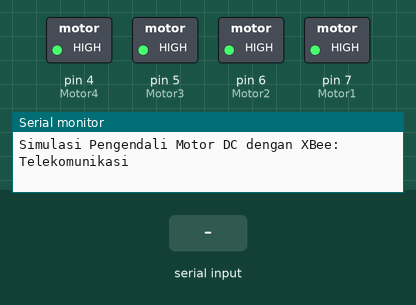
This sketch was run on a simulated Arduino Uno, built with avr-gcc and run on an emulated ATmega328P. On the bench: switched loads named in the sketch (green lamp = pin HIGH), the last lines printed to the serial monitor. The test bench sets the inputs (shaded band).

Above: at 1.2 s.
1.3 s: "1" received over Serial
At 2.5 s:
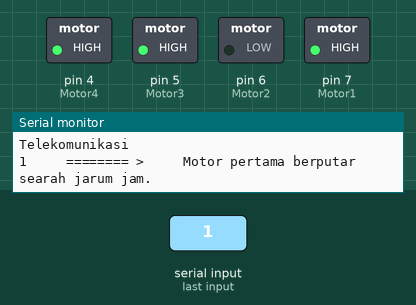
2.8 s: "2" received over Serial
At 4.0 s:
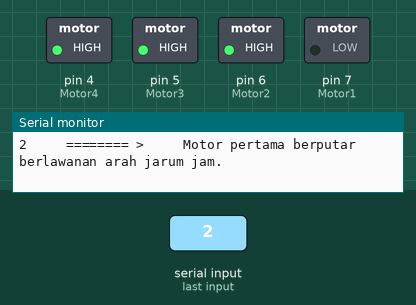
4.3 s: "3" received over Serial
At 4.8 s:
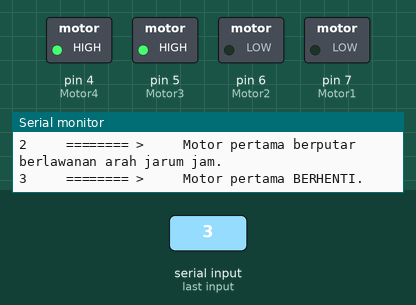
5.8 s: "4" received over Serial
At 7.0 s:
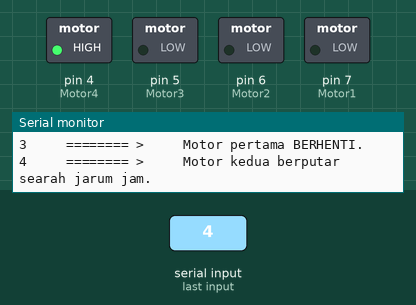
7.3 s: "5" received over Serial
At 8.5 s:
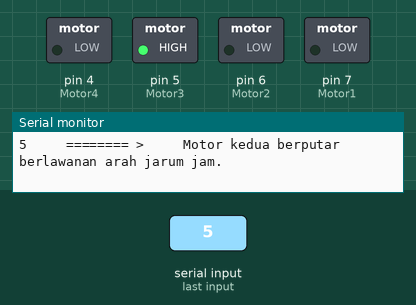
8.8 s: "6" received over Serial
At 9.4 s:
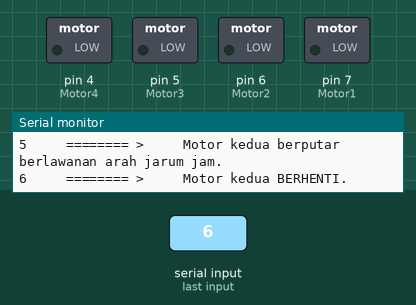
Timing chart, 0 to 11.3 s (numbered marks = the images above; inputs shaded):
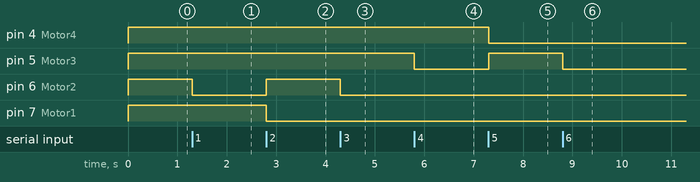

The sketch:

sketch_penerima.ino
```cpp
int Motor1 = 7;
int Motor2 = 6;
int Motor3 = 5;
int Motor4 = 4;
int DataCheck = 0;

void setup()
{
  Serial.begin(9600);
  pinMode(Motor1, OUTPUT);
  pinMode(Motor2, OUTPUT);
  pinMode(Motor3, OUTPUT);
  pinMode(Motor4, OUTPUT);

  digitalWrite(Motor1, HIGH);
  digitalWrite(Motor2, HIGH);
  digitalWrite(Motor3, HIGH);
  digitalWrite(Motor4, HIGH);
  Serial.print("Simulasi Pengendali Motor DC dengan XBee:");
  Serial.println();
  Serial.println("Telekomunikasi");
  Serial.println();
  Serial.println();
  Serial.println();

}

void loop()
{
  if(Serial.available())
  {
    char data = Serial.read();
    Serial.print(data);
    Serial.print("     ======== >     ");

    if(data == '1'){DataCheck = 1; digitalWrite(Motor2, LOW); digitalWrite(Motor1, HIGH);Serial.println("Motor pertama berputar searah jarum jam.");}
    if(data == '2'){DataCheck = 1; digitalWrite(Motor1, LOW); digitalWrite(Motor2, HIGH);Serial.println("Motor pertama berputar berlawanan arah jarum jam.");}
    if(data == '3'){DataCheck = 1; digitalWrite(Motor1, LOW); digitalWrite(Motor2, LOW);Serial.println("Motor pertama BERHENTI.");}
    if(data == '4'){DataCheck = 1; digitalWrite(Motor3, LOW); digitalWrite(Motor4, HIGH);Serial.println("Motor kedua berputar searah jarum jam.");}
    if(data == '5'){DataCheck = 1; digitalWrite(Motor4, LOW); digitalWrite(Motor3, HIGH);Serial.println("Motor kedua berputar berlawanan arah jarum jam.");}
    if(data == '6'){DataCheck = 1; digitalWrite(Motor3, LOW); digitalWrite(Motor4, LOW);Serial.println("Motor kedua BERHENTI.");}
    if(DataCheck == 0){Serial.println("Perintah Salah. Silahkan ulangi !!! ");}
    Serial.println();
    DataCheck = 0;
  }
}
```

Measured:
- after the input at 1.3 s, pin 6 (Motor2): HIGH → LOW at once
- after the input at 2.8 s, pin 6 (Motor2): LOW → HIGH at once; pin 7 (Motor1): HIGH → LOW at once
- after the input at 4.3 s, pin 6 (Motor2): HIGH → LOW at once
- after the input at 5.8 s, pin 5 (Motor3): HIGH → LOW at once
- after the input at 7.3 s, pin 4 (Motor4): HIGH → LOW at once; pin 5 (Motor3): LOW → HIGH at once
- after the input at 8.8 s, pin 5 (Motor3): HIGH → LOW at once
